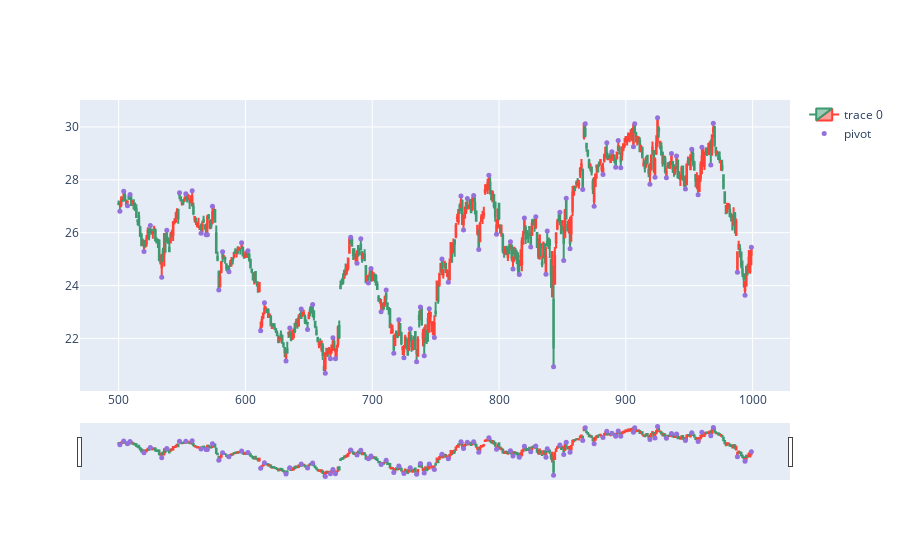

The notebook cell this image was saved under:
### Markdown cell above
Show the pivot points on the graph (the graph can be zoomed in)

### Code cell
import plotly.graph_objects as go
stock_range = stock[500:1000] # 

fig = go.Figure(data=[go.Candlestick(x=stock_range.index,
                open=stock_range['open'],
                high=stock_range['high'],
                low=stock_range['low'],
                close=stock_range['close'])])

fig.add_scatter(x=stock_range.index, y=stock_range['pointpos'], mode="markers",
                marker=dict(size=5, color="MediumPurple"),
                name="pivot")
#fig.update_layout(xaxis_rangeslider_visible=False)
fig.show()

### Figure 1 — Plotly figure (JSON) as saved in the notebook; plotly's stock layout.template omitted (floating-point values rounded to 4 significant figures; data arrays with more than 128 entries replaced by an {"elided": "..."} marker saying what was removed)
{"data": [{"close": {"elided": "500 float values"}, "high": {"elided": "500 float values"}, "low": {"elided": "500 float values"}, "open": {"elided": "500 float values"}, "type": "candlestick", "x": {"elided": "500 int values"}}, {"marker": {"color": "MediumPurple", "size": 5}, "mode": "markers", "name": "pivot", "type": "scatter", "x": {"elided": "500 int values"}, "y": {"elided": "500 float values"}}], "layout": {}}
